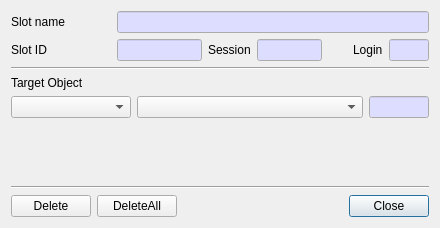
<?xml version="1.0" encoding="UTF-8"?>
<ui version="4.0">
 <class>DelObjectDlg</class>
 <widget class="QDialog" name="DelObjectDlg">
  <property name="geometry">
   <rect>
    <x>0</x>
    <y>0</y>
    <width>440</width>
    <height>228</height>
   </rect>
  </property>
  <property name="windowTitle">
   <string>Destory object</string>
  </property>
  <layout class="QVBoxLayout" name="verticalLayout">
   <item>
    <layout class="QGridLayout" name="gridLayout">
     <property name="topMargin">
      <number>0</number>
     </property>
     <item row="0" column="0">
      <widget class="QLabel" name="label">
       <property name="minimumSize">
        <size>
         <width>100</width>
         <height>0</height>
        </size>
       </property>
       <property name="text">
        <string>Slot name</string>
       </property>
      </widget>
     </item>
     <item row="0" column="1">
      <widget class="QLineEdit" name="mSlotNameText">
       <property name="minimumSize">
        <size>
         <width>300</width>
         <height>0</height>
        </size>
       </property>
       <property name="palette">
        <palette>
         <active>
          <colorrole role="Base">
           <brush brushstyle="SolidPattern">
            <color alpha="255">
             <red>221</red>
             <green>221</green>
             <blue>255</blue>
            </color>
           </brush>
          </colorrole>
         </active>
         <inactive>
          <colorrole role="Base">
           <brush brushstyle="SolidPattern">
            <color alpha="255">
             <red>221</red>
             <green>221</green>
             <blue>255</blue>
            </color>
           </brush>
          </colorrole>
         </inactive>
         <disabled/>
        </palette>
       </property>
       <property name="readOnly">
        <bool>true</bool>
       </property>
      </widget>
     </item>
    </layout>
   </item>
   <item>
    <layout class="QGridLayout" name="gridLayout_4">
     <property name="topMargin">
      <number>0</number>
     </property>
     <item row="0" column="6">
      <widget class="QLineEdit" name="mLoginText">
       <property name="minimumSize">
        <size>
         <width>40</width>
         <height>0</height>
        </size>
       </property>
       <property name="maximumSize">
        <size>
         <width>40</width>
         <height>16777215</height>
        </size>
       </property>
       <property name="palette">
        <palette>
         <active>
          <colorrole role="Base">
           <brush brushstyle="SolidPattern">
            <color alpha="255">
             <red>221</red>
             <green>221</green>
             <blue>255</blue>
            </color>
           </brush>
          </colorrole>
         </active>
         <inactive>
          <colorrole role="Base">
           <brush brushstyle="SolidPattern">
            <color alpha="255">
             <red>221</red>
             <green>221</green>
             <blue>255</blue>
            </color>
           </brush>
          </colorrole>
         </inactive>
         <disabled>
          <colorrole role="Base">
           <brush brushstyle="SolidPattern">
            <color alpha="255">
             <red>240</red>
             <green>240</green>
             <blue>240</blue>
            </color>
           </brush>
          </colorrole>
         </disabled>
        </palette>
       </property>
       <property name="readOnly">
        <bool>true</bool>
       </property>
      </widget>
     </item>
     <item row="0" column="0">
      <widget class="QLabel" name="label_3">
       <property name="minimumSize">
        <size>
         <width>100</width>
         <height>0</height>
        </size>
       </property>
       <property name="text">
        <string>Slot ID</string>
       </property>
      </widget>
     </item>
     <item row="0" column="5">
      <widget class="QLabel" name="label_6">
       <property name="text">
        <string>Login</string>
       </property>
      </widget>
     </item>
     <item row="0" column="1">
      <widget class="QLineEdit" name="mSlotIDText">
       <property name="minimumSize">
        <size>
         <width>80</width>
         <height>0</height>
        </size>
       </property>
       <property name="maximumSize">
        <size>
         <width>100</width>
         <height>16777215</height>
        </size>
       </property>
       <property name="palette">
        <palette>
         <active>
          <colorrole role="Base">
           <brush brushstyle="SolidPattern">
            <color alpha="255">
             <red>221</red>
             <green>221</green>
             <blue>255</blue>
            </color>
           </brush>
          </colorrole>
         </active>
         <inactive>
          <colorrole role="Base">
           <brush brushstyle="SolidPattern">
            <color alpha="255">
             <red>221</red>
             <green>221</green>
             <blue>255</blue>
            </color>
           </brush>
          </colorrole>
         </inactive>
         <disabled>
          <colorrole role="Base">
           <brush brushstyle="SolidPattern">
            <color alpha="255">
             <red>240</red>
             <green>240</green>
             <blue>240</blue>
            </color>
           </brush>
          </colorrole>
         </disabled>
        </palette>
       </property>
       <property name="readOnly">
        <bool>true</bool>
       </property>
      </widget>
     </item>
     <item row="0" column="3">
      <widget class="QLineEdit" name="mSessionText">
       <property name="minimumSize">
        <size>
         <width>60</width>
         <height>0</height>
        </size>
       </property>
       <property name="maximumSize">
        <size>
         <width>80</width>
         <height>16777215</height>
        </size>
       </property>
       <property name="palette">
        <palette>
         <active>
          <colorrole role="Base">
           <brush brushstyle="SolidPattern">
            <color alpha="255">
             <red>221</red>
             <green>221</green>
             <blue>255</blue>
            </color>
           </brush>
          </colorrole>
         </active>
         <inactive>
          <colorrole role="Base">
           <brush brushstyle="SolidPattern">
            <color alpha="255">
             <red>221</red>
             <green>221</green>
             <blue>255</blue>
            </color>
           </brush>
          </colorrole>
         </inactive>
         <disabled>
          <colorrole role="Base">
           <brush brushstyle="SolidPattern">
            <color alpha="255">
             <red>240</red>
             <green>240</green>
             <blue>240</blue>
            </color>
           </brush>
          </colorrole>
         </disabled>
        </palette>
       </property>
       <property name="readOnly">
        <bool>true</bool>
       </property>
      </widget>
     </item>
     <item row="0" column="2">
      <widget class="QLabel" name="label_5">
       <property name="text">
        <string>Session</string>
       </property>
      </widget>
     </item>
     <item row="0" column="4">
      <spacer name="horizontalSpacer_2">
       <property name="orientation">
        <enum>Qt::Horizontal</enum>
       </property>
       <property name="sizeHint" stdset="0">
        <size>
         <width>40</width>
         <height>20</height>
        </size>
       </property>
      </spacer>
     </item>
    </layout>
   </item>
   <item>
    <widget class="Line" name="line_2">
     <property name="orientation">
      <enum>Qt::Horizontal</enum>
     </property>
    </widget>
   </item>
   <item>
    <widget class="QLabel" name="label_4">
     <property name="text">
      <string>Target Object</string>
     </property>
    </widget>
   </item>
   <item>
    <layout class="QGridLayout" name="gridLayout_3">
     <property name="topMargin">
      <number>0</number>
     </property>
     <item row="0" column="1">
      <widget class="QComboBox" name="mLabelCombo"/>
     </item>
     <item row="0" column="0">
      <widget class="QComboBox" name="mObjectTypeCombo">
       <property name="minimumSize">
        <size>
         <width>100</width>
         <height>0</height>
        </size>
       </property>
       <property name="maximumSize">
        <size>
         <width>120</width>
         <height>16777215</height>
        </size>
       </property>
      </widget>
     </item>
     <item row="0" column="2">
      <widget class="QLineEdit" name="mObjectText">
       <property name="maximumSize">
        <size>
         <width>60</width>
         <height>16777215</height>
        </size>
       </property>
       <property name="palette">
        <palette>
         <active>
          <colorrole role="Base">
           <brush brushstyle="SolidPattern">
            <color alpha="255">
             <red>221</red>
             <green>221</green>
             <blue>255</blue>
            </color>
           </brush>
          </colorrole>
         </active>
         <inactive>
          <colorrole role="Base">
           <brush brushstyle="SolidPattern">
            <color alpha="255">
             <red>221</red>
             <green>221</green>
             <blue>255</blue>
            </color>
           </brush>
          </colorrole>
         </inactive>
         <disabled>
          <colorrole role="Base">
           <brush brushstyle="SolidPattern">
            <color alpha="255">
             <red>240</red>
             <green>240</green>
             <blue>240</blue>
            </color>
           </brush>
          </colorrole>
         </disabled>
        </palette>
       </property>
       <property name="readOnly">
        <bool>true</bool>
       </property>
      </widget>
     </item>
    </layout>
   </item>
   <item>
    <spacer name="verticalSpacer">
     <property name="orientation">
      <enum>Qt::Vertical</enum>
     </property>
     <property name="sizeHint" stdset="0">
      <size>
       <width>20</width>
       <height>40</height>
      </size>
     </property>
    </spacer>
   </item>
   <item>
    <widget class="Line" name="line_3">
     <property name="orientation">
      <enum>Qt::Horizontal</enum>
     </property>
    </widget>
   </item>
   <item>
    <layout class="QGridLayout" name="gridLayout_2">
     <property name="topMargin">
      <number>0</number>
     </property>
     <item row="0" column="5">
      <widget class="QPushButton" name="mCloseBtn">
       <property name="text">
        <string>Close</string>
       </property>
      </widget>
     </item>
     <item row="0" column="2">
      <spacer name="horizontalSpacer">
       <property name="orientation">
        <enum>Qt::Horizontal</enum>
       </property>
       <property name="sizeHint" stdset="0">
        <size>
         <width>40</width>
         <height>20</height>
        </size>
       </property>
      </spacer>
     </item>
     <item row="0" column="0">
      <widget class="QPushButton" name="mDeleteBtn">
       <property name="text">
        <string>Delete</string>
       </property>
      </widget>
     </item>
     <item row="0" column="1">
      <widget class="QPushButton" name="mDeleteAllBtn">
       <property name="text">
        <string>DeleteAll</string>
       </property>
      </widget>
     </item>
    </layout>
   </item>
  </layout>
 </widget>
 <tabstops>
  <tabstop>mSlotIDText</tabstop>
  <tabstop>mSessionText</tabstop>
  <tabstop>mLoginText</tabstop>
  <tabstop>mObjectTypeCombo</tabstop>
  <tabstop>mLabelCombo</tabstop>
  <tabstop>mObjectText</tabstop>
  <tabstop>mDeleteBtn</tabstop>
  <tabstop>mDeleteAllBtn</tabstop>
  <tabstop>mCloseBtn</tabstop>
 </tabstops>
 <resources/>
 <connections/>
</ui>
